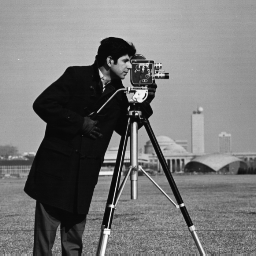
%> input picture Basic/cameraman.jpg, 256 x 256 px, given in place of cameraman.tif, which was not available
$ octave filtersSept16.m   (GNU Octave 9; MATLAB toolbox functions it lacks are replaced by stand-ins)
%> lines starting %> are read from the running program, lines starting %| are printed output that depends on the picture; pictures that were not available may be replaced by others from this repository, and a replacement may not be noted
close all;
clear all;

% read an image
I = imread('cameraman.tif');
%> I is the input picture: size 256x256x3 uint8; min 7, max 253, mean 118.7

% create a Gaussian matrix using fspecial
h = fspecial('Gaussian',[101 101],15);

% use imfilter to smooth the image
J = imfilter(I,h,'same','conv','replicate');
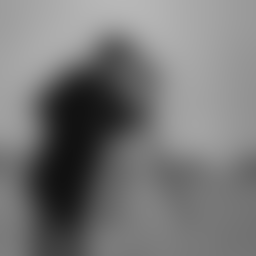
%> J: size 256x256x3 uint8; min 17, max 184, mean 118.6

figure(1),subplot(2,1,1),imagesc(I),colormap(gray),axis image;
figure(1),subplot(2,1,2),imagesc(J),colormap(gray),axis image;

[Gx,Gy] = gradient(double(h));
Ix = imfilter(double(I),Gx,'same','conv','replicate');
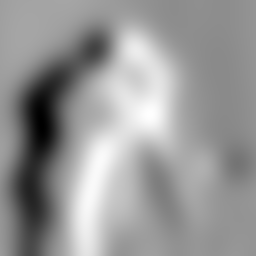
%> Ix: size 256x256x3 double; min -3.8, max 2.53, mean -0.0417; drawn with min black and max white
Iy = imfilter(double(I),Gy,'same','conv','replicate');
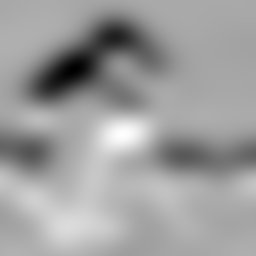
%> Iy: size 256x256x3 double; min -3.74, max 1.91, mean -0.239; drawn with min black and max white

figure(2),subplot(2,1,1),imagesc(Ix),colormap(gray),axis image;
figure(2),subplot(2,1,2),imagesc(Iy),colormap(gray),axis image;
%> after `axis image`:
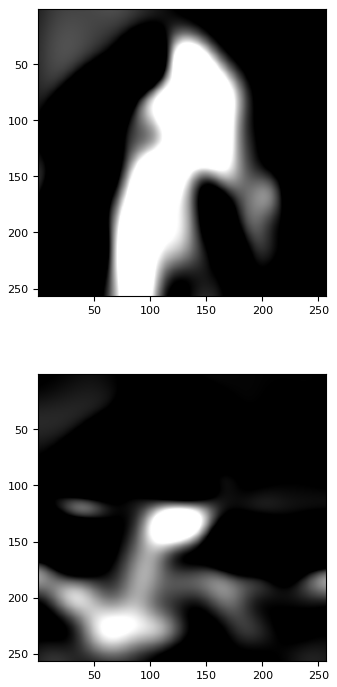
%> figure redrawn from the program's plot data, 2 panels

[Ixp,Iyp] = gradient(double(J));
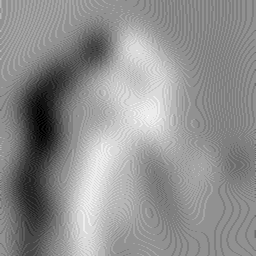
%> Ixp: size 256x256x3 double; min -4, max 3, mean -0.0415; drawn with min black and max white
figure(3),subplot(2,1,1),imagesc(Ixp),colormap(gray),axis image;
figure(3),subplot(2,1,2),imagesc(Iyp),colormap(gray),axis image;
%> after `axis image`:
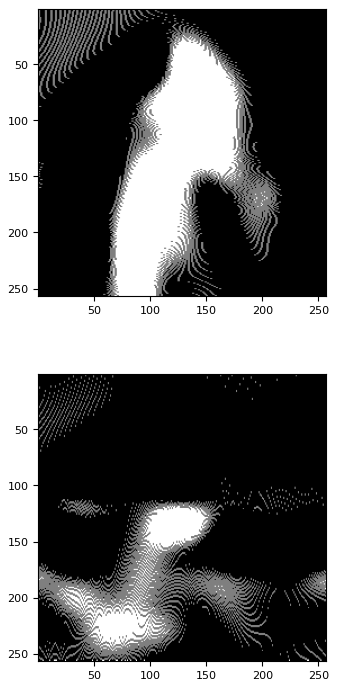
%> figure redrawn from the program's plot data, 2 panels
